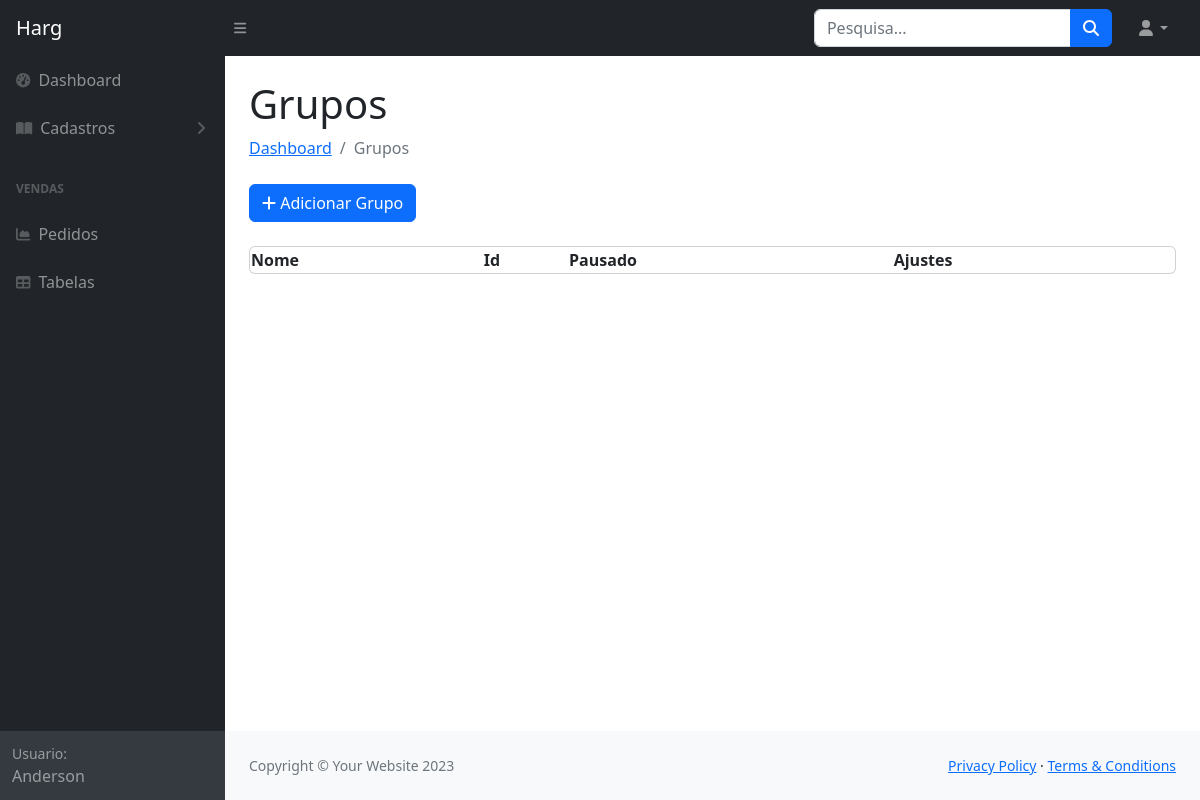
The page /dahsboard/cadastros/grupos/ (signed in) on the database as committed earlier.
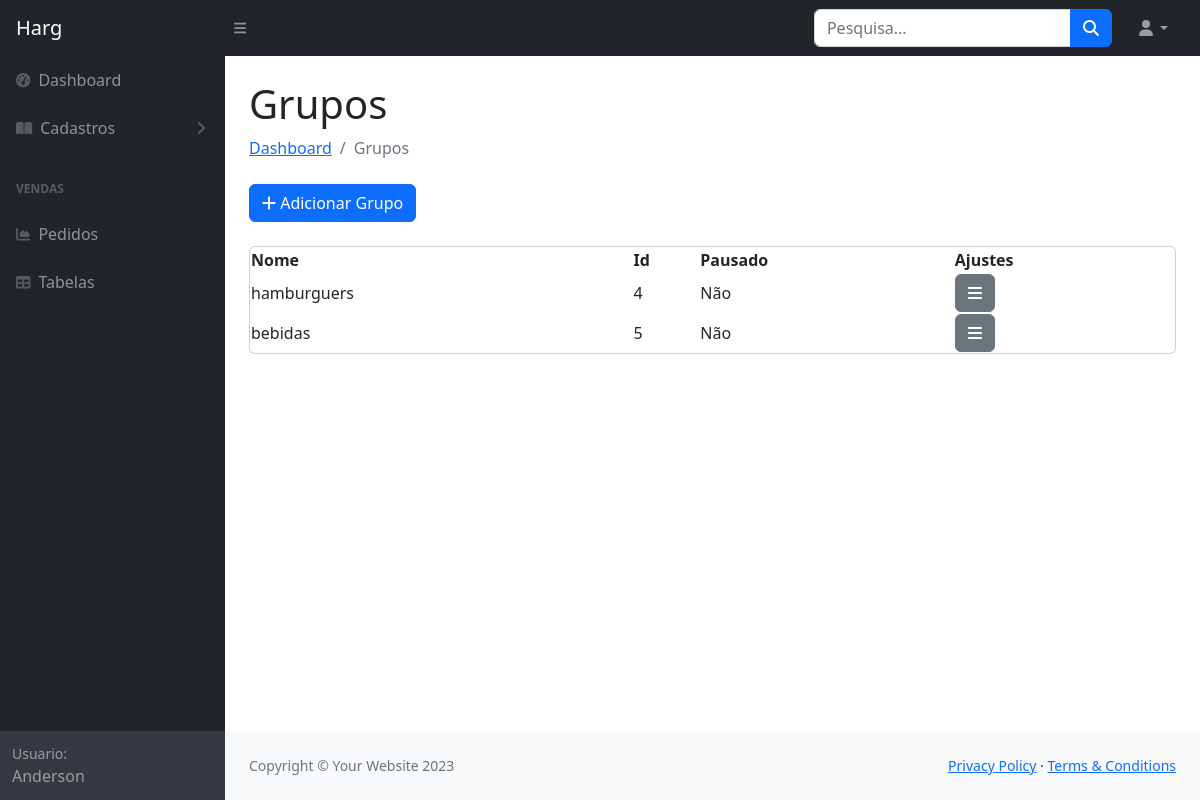
The same page on the database as committed later.
### produto/models.py (models this page shows, shortened)
class Grupo(models.Model):
    id_grupo = models.AutoField(primary_key=True)
    nome = models.CharField(max_length=255)
    pausado = models.CharField(default='N', max_length=1)
    user = models.ForeignKey(Loja, on_delete=models.CASCADE)

### produto/views.py (the view)
# urls.py: path('grupos/', views.consulta_grupos, name='consulta_grupos'),
def consulta_grupos(request):
    grupos = Grupo.objects.filter(user=request.user)
    return render(request, 'consulta-grupos.html', {'grupos': grupos})

### templates/consulta-grupos.html (shortened to what the changed rows need)
<!DOCTYPE html>
{% load static %}
<html lang="pt-br">
    <head>
        <link href="https://cdn.jsdelivr.net/npm/simple-datatables@7.1.2/dist/style.min.css" rel="stylesheet"/>
        <link rel="stylesheet" type="text/css" href="https://cdn.datatables.net/1.11.3/css/jquery.dataTables.css">
        <link href="{% static 'css/styles.css' %}" rel="stylesheet" />
        <link rel="stylesheet" href="https://cdnjs.cloudflare.com/ajax/libs/font-awesome/5.15.1/css/all.min.css">
    </head>
    <body class="sb-nav-fixed">
        <div id="layoutSidenav">
            <div id="layoutSidenav_content">
                <main>
                    <main>
                        <div class="container-fluid px-4">
                            <h1 class="mt-4">Grupos</h1>
                            <div class="card mb-4">
                                <table id="example" class="display">
                                    <thead>
                                        <tr>
                                            <th>Nome</th>
                                            <th>Id</th>
                                            <th>Pausado</th>
                                            <th>Ajustes</th>
                                        </tr>
                                    </thead>
                                    <tbody>
                                        {% for grupo in grupos %}
                                        <tr>
                                            <td>{{ grupo.nome }}</td>
                                            <td>{{ grupo.id_grupo }}</td>
                                            <td>
                                                <div class="dropdown">
                                                    <label class="form-check-label" id="labelPausado{{ forloop.counter }}" for="pausado{{ forloop.counter }}">
                                                        {% if grupo.pausado == 'S' %}Sim{% else %}Não{% endif %}
                                                    </label>
                                                </div>
                                                <td>
                                                    <div class="dropdown">
                                                        <a class="btn btn-secondary" data-bs-toggle="dropdown" href="#" role="button" aria-haspopup="true" aria-expanded="false">
                                                            <i class="fas fa-bars"></i>
                                                        </a>
                                                    </div>
                                                </td>
                                        </tr>
                                        {% endfor %}
                                    </tbody>
                                </table>
                            </div>
                        </div>
                    </main>
                </main>
            </div>
        </div>
    </body>
</html>

Rows that differ between the two databases and show on the page:
added Grupo: nome "hamburguers", id_grupo "4", pausado "Não"
added Grupo: nome "bebidas", id_grupo "5", pausado "Não"
